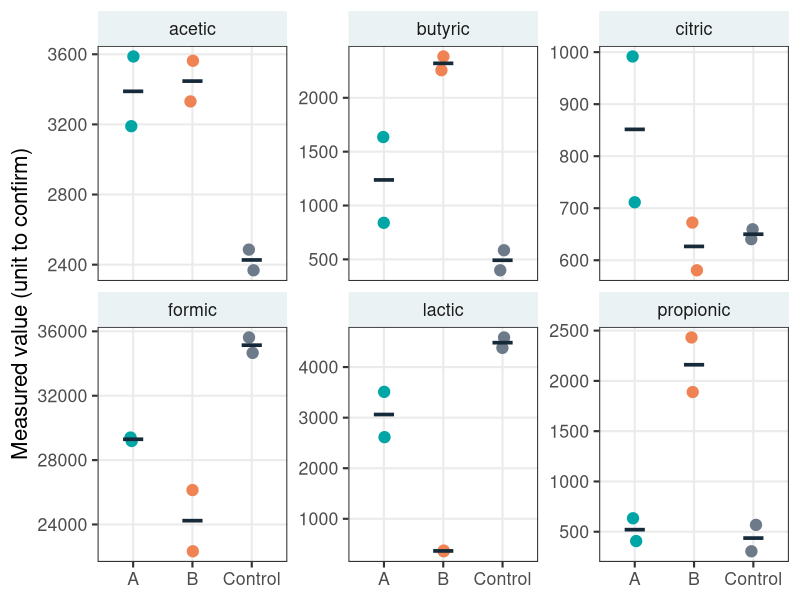

Recreate this plot in R.
## ---- chunk 1
library(tidyverse)

acids <- read_csv("../data/acids.csv")

acid_names <- c(
  "formic", "acetic", "propionic",
  "lactic", "butyric", "citric"
)

acids_long <- acids |>
  pivot_longer(
    cols = all_of(acid_names),
    names_to = "acid",
    values_to = "value"
  )
## ---- chunk 2
#| echo: false
#| fig-width: 12
#| fig-height: 5.8
#| fig-align: center

ggplot(acids_long, aes(product, value, colour = product)) +
  geom_point(
    size = 3.5,
    position = position_jitter(width = 0.05, height = 0)
  ) +
  stat_summary(
    fun = mean,
    geom = "crossbar",
    width = 0.34,
    colour = "#172A3A"
  ) +
  facet_wrap(~acid, scales = "free_y", nrow = 2) +
  scale_colour_manual(values = c(
    "Control" = "#6C7A89",
    "A" = "#00A6A6",
    "B" = "#EF8354"
  )) +
  labs(
    x = NULL,
    y = "Measured value (unit to confirm)"
  ) +
  theme_bw(base_size = 16) +
  theme(
    legend.position = "none",
    strip.background = element_rect(fill = "#EAF2F4", colour = NA),
    panel.grid.minor = element_blank()
  )
